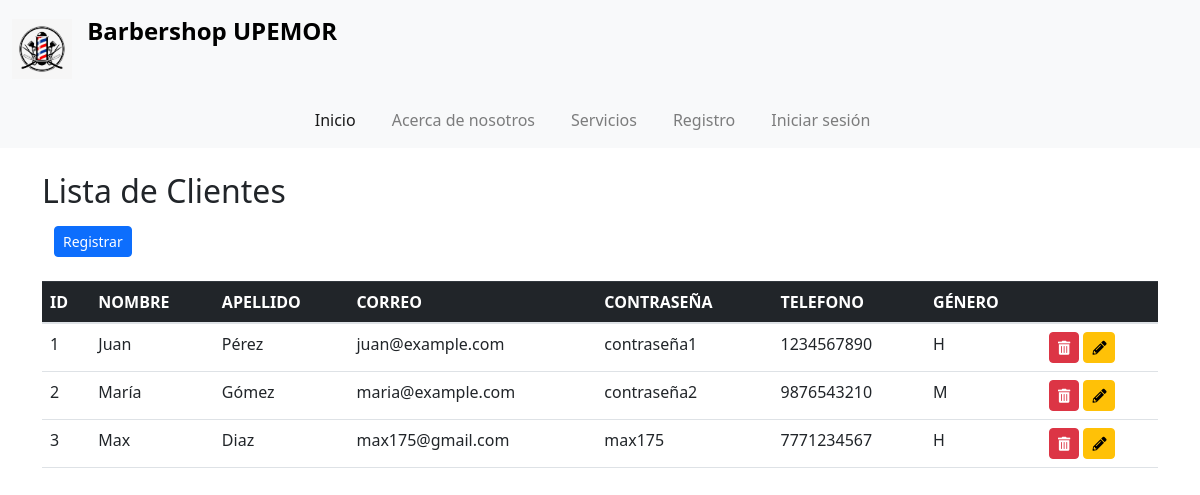
The app's page /EI_PW/admClientes.php with its own data.
### tables this page shows
CREATE TABLE Cliente (
	idCliente INT AUTO_INCREMENT PRIMARY KEY,
	nombre VARCHAR(50) NOT NULL,
	apellido VARCHAR(50),
	email TEXT NOT NULL,
	contra VARCHAR(15),
	telefono VARCHAR(10),
	Genero VARCHAR(5),
	Registro DATE DEFAULT current_timestamp
);

### EI_PW/admClientes.php (the view, shortened to what this page needs)
<!DOCTYPE html>
<html lang="en">
<head>
    <link href="https://cdn.jsdelivr.net/npm/bootstrap@5.3.0/dist/css/bootstrap.min.css" rel="stylesheet">
</head>
<body>
    <div class="container mt-4">
        <h2>Lista de Clientes</h2>
        <div class="container mt-3">
            <div class="text-start">
                <button type="button" class="btn btn-primary btn-sm" data-bs-toggle="modal" data-bs-target="#mdRegistro">Registrar</button>
            </div>
        </div><br>
        <table class="table table-hover">
            <thead>
                <tr class="table-dark">
                    <th>ID</th>
                    <th>NOMBRE</th>
                    <th>APELLIDO</th>
                    <th>CORREO</th>
                    <th>CONTRASEÑA</th>
                    <th>TELEFONO</th>
                    <th>GÉNERO</th>
                    <th></th>
                </tr>
            </thead>
            <tbody>
                <?php
                include 'Static/connect/conexion.php';
                $sql = $conexion->query("SELECT * FROM cliente");
                    while($datos = $sql->fetch_object()) {?>
                        <tr>
                            <td name="id"><?=$datos->idCliente?></td>
                            <td><?=$datos->nombre?></td>
                            <td><?=$datos->apellido?></td>
                            <td><?=$datos->email?></td>
                            <td><?=$datos->contra?></td>
                            <td><?=$datos->telefono?></td>
                            <td><?=$datos->Genero?></td>
                            <td>
                                <button type="button" class="btn btn-danger btn-sm" data-bs-toggle="modal" data-bs-target="#mdEliminar<?=$datos->idCliente?>"><i class="fas fa-trash-alt"></i></button>
                                <button type="button" class="btn btn-warning btn-sm" data-bs-toggle="modal" data-bs-target="#mdActualizar<?=$datos->idCliente?>"><i class="fas fa-pencil-alt"></i></button>
                            </td>
                        </tr>
                   <?php }  ?>
            </tbody>
        </table>
    </div>
    <link href="https://cdn.jsdelivr.net/npm/bootstrap@5.3.0/dist/css/bootstrap.min.css" rel="stylesheet">
    <link href="https://cdnjs.cloudflare.com/ajax/libs/font-awesome/5.15.4/css/all.min.css" rel="stylesheet">
</body>
</html>

### records on screen
cliente: idCliente "1", nombre "Juan", apellido "Pérez", email "juan@example.com", contra "contraseña1", telefono "1234567890", Genero "H"
cliente: idCliente "2", nombre "María", apellido "Gómez", email "maria@example.com", contra "contraseña2", telefono "9876543210", Genero "M"
cliente: idCliente "3", nombre "Max", apellido "Diaz", email "max175@gmail.com", contra "max175", telefono "7771234567", Genero "H"
